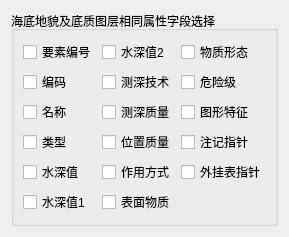
           <widget class="QWidget" name="tab_Layer_G">
            <attribute name="title">
             <string>海底地貌及底质</string>
            </attribute>
            <layout class="QGridLayout" name="gridLayout_28">
             <item row="0" column="0">
              <widget class="QGroupBox" name="groupBox_G">
               <property name="title">
                <string>海底地貌及底质图层相同属性字段选择</string>
               </property>
               <layout class="QGridLayout" name="gridLayout_13">
                <item row="0" column="1">
                 <widget class="QCheckBox" name="checkBox_ShuiShenZhi2_G">
                  <property name="text">
                   <string>水深值2</string>
                  </property>
                 </widget>
                </item>
                <item row="3" column="0">
                 <widget class="QCheckBox" name="checkBox_LeiXing_G">
                  <property name="text">
                   <string>类型</string>
                  </property>
                 </widget>
                </item>
                <item row="2" column="0">
                 <widget class="QCheckBox" name="checkBox_MingCheng_G">
                  <property name="text">
                   <string>名称</string>
                  </property>
                 </widget>
                </item>
                <item row="3" column="1">
                 <widget class="QCheckBox" name="checkBox_WeiZhiZhiLiang_G">
                  <property name="text">
                   <string>位置质量</string>
                  </property>
                 </widget>
                </item>
                <item row="5" column="1">
                 <widget class="QCheckBox" name="checkBox_BiaoMianWuZhi_G">
                  <property name="text">
                   <string>表面物质</string>
                  </property>
                 </widget>
                </item>
                <item row="0" column="0">
                 <widget class="QCheckBox" name="checkBox_YaoSuBianHao_G">
                  <property name="text">
                   <string>要素编号</string>
                  </property>
                 </widget>
                </item>
                <item row="1" column="2">
                 <widget class="QCheckBox" name="checkBox_WeiXianJi_G">
                  <property name="text">
                   <string>危险级</string>
                  </property>
                 </widget>
                </item>
                <item row="1" column="0">
                 <widget class="QCheckBox" name="checkBox_BianMa_G">
                  <property name="text">
                   <string>编码</string>
                  </property>
                 </widget>
                </item>
                <item row="0" column="2">
                 <widget class="QCheckBox" name="checkBox_WuZhiXingTai_G">
                  <property name="text">
                   <string>物质形态</string>
                  </property>
                 </widget>
                </item>
                <item row="3" column="2">
                 <widget class="QCheckBox" name="checkBox_ZhuJiZhiZhen_G">
                  <property name="text">
                   <string>注记指针</string>
                  </property>
                 </widget>
                </item>
                <item row="2" column="2">
                 <widget class="QCheckBox" name="checkBox_TuXingTeZheng_G">
                  <property name="text">
                   <string>图形特征</string>
                  </property>
                 </widget>
                </item>
                <item row="4" column="1">
                 <widget class="QCheckBox" name="checkBox_ZuoYongFangShi_G">
                  <property name="text">
                   <string>作用方式</string>
                  </property>
                 </widget>
                </item>
                <item row="4" column="0">
                 <widget class="QCheckBox" name="checkBox_ShuiShenZhi_G">
                  <property name="text">
                   <string>水深值</string>
                  </property>
                 </widget>
                </item>
                <item row="4" column="2">
                 <widget class="QCheckBox" name="checkBox_WaiGuaBiaoZhiZhen_G">
                  <property name="text">
                   <string>外挂表指针</string>
                  </property>
                 </widget>
                </item>
                <item row="2" column="1">
                 <widget class="QCheckBox" name="checkBox_CeShenZhiLiang_G">
                  <property name="text">
                   <string>测深质量</string>
                  </property>
                 </widget>
                </item>
                <item row="5" column="0">
                 <widget class="QCheckBox" name="checkBox_ShuiShenZhi1_G">
                  <property name="text">
                   <string>水深值1</string>
                  </property>
                 </widget>
                </item>
                <item row="1" column="1">
                 <widget class="QCheckBox" name="checkBox_CeShenJiShu_G">
                  <property name="text">
                   <string>测深技术</string>
                  </property>
                 </widget>
                </item>
               </layout>
              </widget>
             </item>
            </layout>
           </widget>
